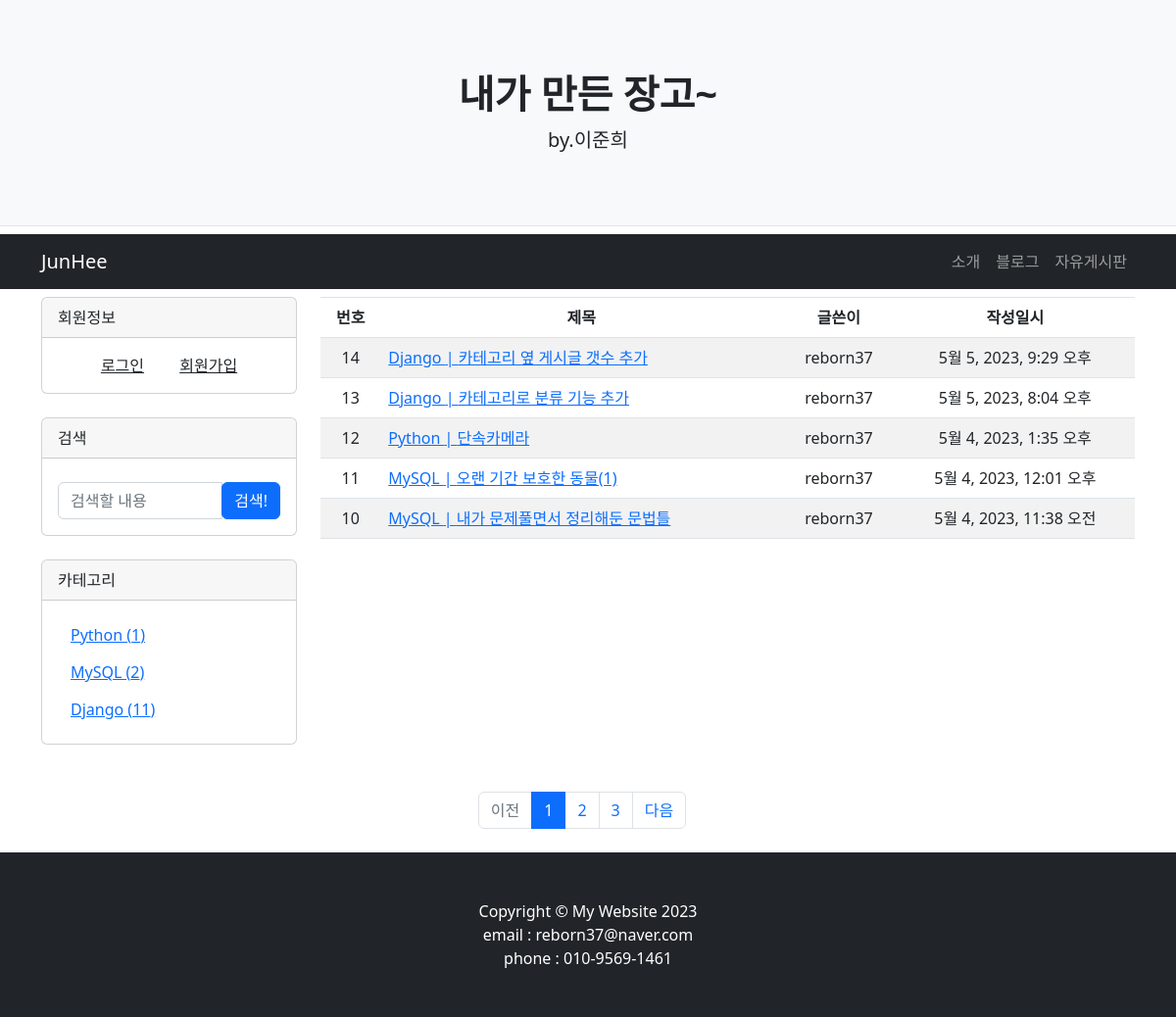
Screenshot of /blog/ with the database file from the repository.
### blog/models.py (models this page shows, shortened)
class Post(models.Model):
    id = models.AutoField(primary_key=True)
    title = models.CharField(max_length=200)
    author = models.ForeignKey(User, on_delete=models.CASCADE, related_name='author_question')
    content = models.TextField()
    create_date = models.DateTimeField()
    modify_date = models.DateTimeField(null=True, blank=True)
    click = models.IntegerField(null=True, default=0) # 클릭
    category = models.ForeignKey(Category,null=True,blank=True,on_delete=models.SET_NULL,related_name='blog_category')
    class Meta:
        db_table = 'post'

class Category(models.Model):
    name = models.CharField(max_length=50,unique=True)
    slug = models.SlugField(max_length=200,unique=True,allow_unicode=True)
    def __str__(self):
        return self.name
    class Meta:
        verbose_name_plural = "categories"

### blog/views.py (the view, shortened to what this page needs)
# urls.py: path('', views.bloghome,name='bloghome'),
def bloghome(request):
    posts = countpost(request)
    comments = countcomment(request)
    page = request.GET.get('page', '1') # 페이지
    kw = request.GET.get('kw', '')  # 검색어
    cg = request.GET.get('cg','') # 카테고리
    post_list = Post.objects.order_by('-create_date')
    countcategory = []
    for i in range(1,Category.objects.count()+1):
        countcategory.append(post_list.filter(category_id=i).count())
    if cg: # 카테고리 필터
        post_list = post_list.filter(Q(category__name__icontains=cg))
    paginator = Paginator(post_list, 5)  # 페이지당 10개씩 보여주기
    page_obj = paginator.get_page(page)
    context = {'post_list': page_obj, 'page': page, 'kw': kw, 'posts':posts,'comments':comments,'countcategory':countcategory}
    return render(request, 'blog/blogmain.html', context)

### blog/templatetags/blog_filter.py (called while the page is built)
@register.filter
def sub(value, arg):
    return value - arg

### blog/views.py (called while the page is built)
def countpost(request):
    if request.user in User.objects.all(): # 유저가 로그인하면
        postcount = Post.objects.filter(author_id=request.user).count() # Post모델에서 유저아이디랑 접속아이디가 같은 것들 갯수세기
        freepostcount = FreePost.objects.filter(author_id=request.user).count() # FreePost모델에서 유저아이디랑 접속아이디가 같은 것들 갯수세기
        return postcount+freepostcount # 블로그 작성글과 자유게시판 작성글 갯수의 합 계산

def countcomment(request):
    if request.user in User.objects.all():
        commentcount = Comment.objects.filter(author_id=request.user).count() # Comment모델에서 유저아이디랑 접속아이디가 같은 것들 갯수세기
        freecommentcount = FreeComment.objects.filter(author_id=request.user).count() # FreeComment모델에서 유저아이디랑 접속아이디가 같은 것들 갯수세기
        return commentcount+freecommentcount # 블로그 작성댓글과 자유게시판 작성댓글 갯수의 합 계산

### templates/blog/blogmain.html (shortened to what this page needs)
{% extends 'base.html' %}
{% load blog_filter %}
{% block content%}
<div class="container">
    <div class="row">
        {% include  "blogleftbox.html" %}
        <div class='col-lg-9'>
            <table class="table table-striped">
                <thead class='table-bordered'>
                    <tr class=' text-center'>
                        <th>번호</th>
                        <th sytle="width:50%">제목</th>
                        <th>글쓴이</th>
                        <th>작성일시</th>
                    </tr>
                </thead>
                <tbody>
                {% if post_list %}
                {% for post in post_list %}
                    <tr class="text-center">
                        <td>
                            {{ post_list.paginator.count|sub:post_list.start_index|sub:forloop.counter0|add:1 }}
                        </td>
                        <td class='text-start'>
                            <a href="{% url 'blog:detail' post.id %}">{{ post.category }} | {{ post.title }} </a>
                        </td>
                        <td>{{ post.author.username }}</td>
                        <td>{{ post.create_date }}</td>
                    </tr>
                {% endfor %}
                {% else %}
                <tr>
                    <td colspan="4">게시글이 없습니다.</td>
                </tr>
                {% endif %}
                </tbody>
            </table>
        </div>
        <ul class="pagination justify-content-center my-4">
            {% if post_list.has_previous %}
            <li class="page-item">
                <a class="page-link" href="?page={{ post_list.previous_page_number }}">이전</a>
            </li>
            {% else %}
            <li class="page-item disabled">
                <a class="page-link" tabindex="-1" aria-disabled="true" href="#">이전</a>
            </li>
            {% endif %}
            {% for page_number in post_list.paginator.page_range %}
            {% if page_number == post_list.number %}
            <li class="page-item active" aria-current="page">
                <a class="page-link" href="?page={{ page_number }}">{{ page_number }}</a>
            </li>
            {% else %}
            <li class="page-item">
                <a class="page-link" href="?page={{ page_number }}">{{ page_number }}</a>
            </li>
            {% endif %}
            {% endfor %}
            {% if post_list.has_next %}
            <li class="page-item">
                <a class="page-link" href="?page={{ post_list.next_page_number }}">다음</a>
            </li>
            {% else %}
            <li class="page-item disabled">
                <a class="page-link" tabindex="-1" aria-disabled="true" href="#">다음</a>
            </li>
            {% endif %}
        </ul>
    </div>
</div>
{% endblock %}

### rows the page displays
Post: paginator.count|sub "14", category "Django", title "카테고리 옆 게시글 갯수 추가", author.username "reborn37", create_date "5월 5, 2023, 9:29 오후"
Post: paginator.count|sub "13", category "Django", title "카테고리로 분류 기능 추가", author.username "reborn37", create_date "5월 5, 2023, 8:04 오후"
Post: paginator.count|sub "12", category "Python", title "단속카메라", author.username "reborn37", create_date "5월 4, 2023, 1:35 오후"
Post: paginator.count|sub "11", category "MySQL", title "오랜 기간 보호한 동물(1)", author.username "reborn37", create_date "5월 4, 2023, 12:01 오후"
Post: paginator.count|sub "10", category "MySQL", title "내가 문제풀면서 정리해둔 문법틀", author.username "reborn37", create_date "5월 4, 2023, 11:38 오전"

### other values shown
{{ countcategory.0 }} "1"
{{ countcategory.1 }} "2"
{{ countcategory.2 }} "11"
{{ page_number }} "1"
{{ page_number }} "2" "3"
